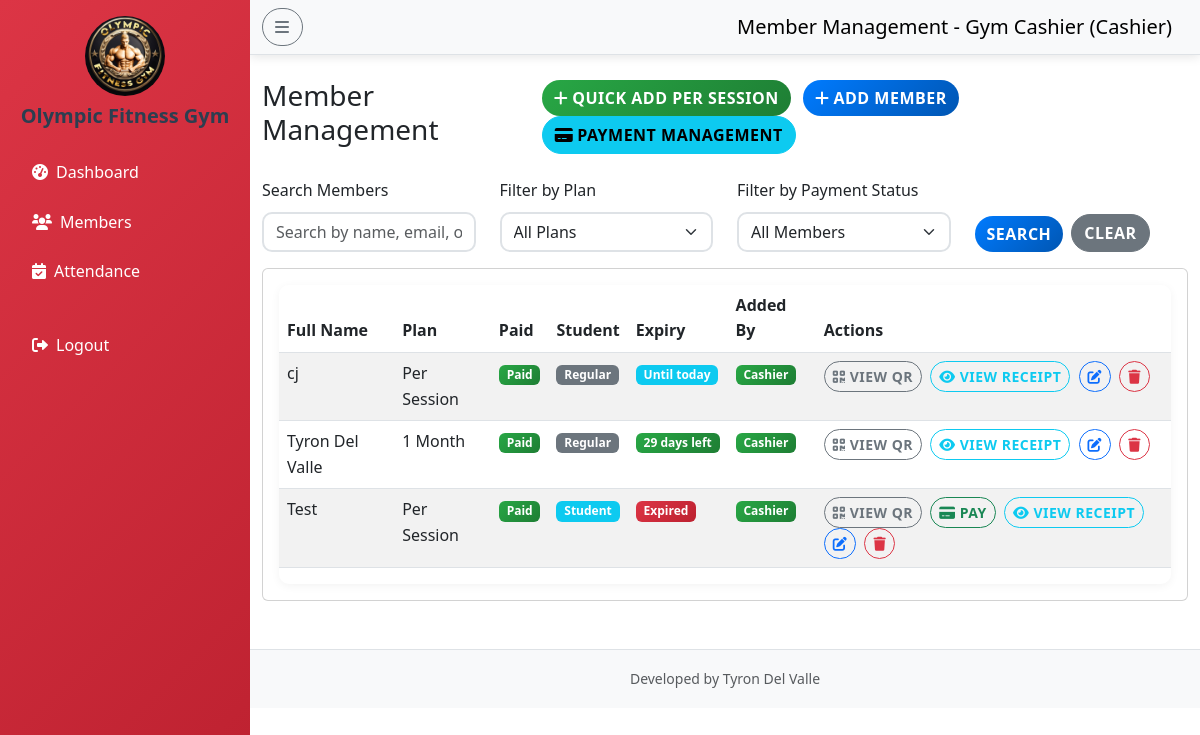
The app's page /cashier/members.php (signed in), older data.
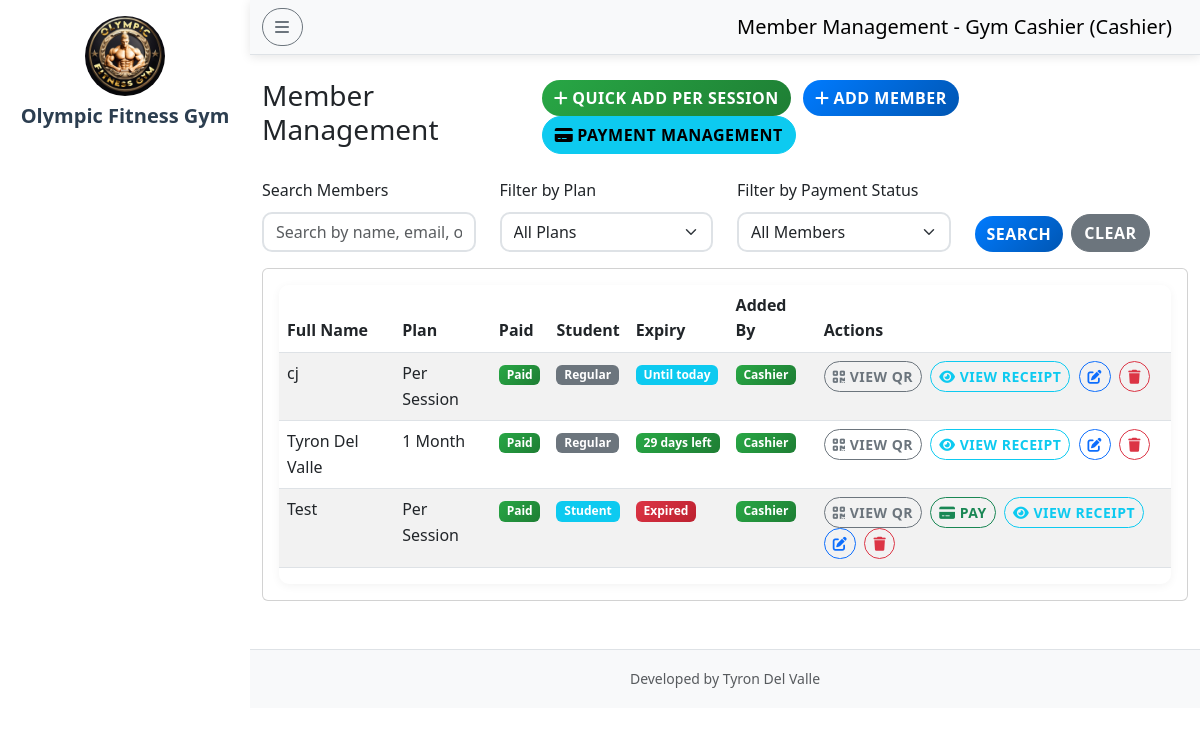
The same page, newer data.
### cashier/members.php (the view, shortened to what the changed rows need)
<?php
include "../config/db.php";
$settings = $conn->query("SELECT * FROM gym_settings WHERE id = 1")->fetch_assoc();
?>
<!DOCTYPE html>
<html lang="en">
<head>
    <link href="https://cdn.jsdelivr.net/npm/bootstrap@5.3.0/dist/css/bootstrap.min.css" rel="stylesheet">
    <link href="https://cdnjs.cloudflare.com/ajax/libs/font-awesome/6.0.0/css/all.min.css" rel="stylesheet">
    <link href="../assets/style.css" rel="stylesheet">
</head>
<body>
    <div class="d-flex">
        <nav id="sidebar" class="bg-<?php echo htmlspecialchars($settings['sidebar_theme']); ?> <?php echo ($settings['sidebar_theme'] == 'light') ? 'text-dark' : 'text-white'; ?> vh-100" style="width: 250px;">
            <div class="p-3">
                <ul class="nav flex-column">
                    <li class="nav-item mb-2">
                        <a class="nav-link text-white" href="dashboard.php">
                            <i class="fas fa-tachometer-alt me-2"></i>Dashboard
                        </a>
                    </li>
                    <li class="nav-item mb-2">
                        <a class="nav-link text-white active" href="members.php">
                            <i class="fas fa-users me-2"></i>Members
                        </a>
                    </li>
                    <li class="nav-item mb-2">
                        <a class="nav-link text-white" href="attendance.php">
                            <i class="fas fa-calendar-check me-2"></i>Attendance
                        </a>
                    </li>
                    <li class="nav-item mt-4">
                        <a class="nav-link text-white" href="../logout.php">
                            <i class="fas fa-sign-out-alt me-2"></i>Logout
                        </a>
                    </li>
                </ul>
            </div>
        </nav>
        <div class="flex-grow-1">
            <div class="container-fluid mt-4">
        <div class="row">
            <div class="col-12">
                <div class="d-flex justify-content-between align-items-center mb-4">
                    <h1 class="h3">Member Management</h1>
                </div>
                <div class="card">
                    <div class="card-body">
                        <div class="table-responsive">
                            <table class="table table-striped">
                                <thead>
                                    <tr>
                                        <th>Full Name</th>
                                        <th>Plan</th>
                                        <th>Paid</th>
                                        <th>Student</th>
                                        <th>Expiry</th>
                                        <th>Added By</th>
                                        <th>Actions</th>
                                    </tr>
                                </thead>
                            </table>
                        </div>
                    </div>
                </div>
            </div>
        </div>
    </div>
</body>
</html>

Row changes from the older to the newer data that the page shows:
changed gym_settings "Olympic Fitness Gym": sidebar_theme "danger" → empty (drawn)
Text that changed along with them:
text no longer shown: "Dashboard Members Attendance Logout"
